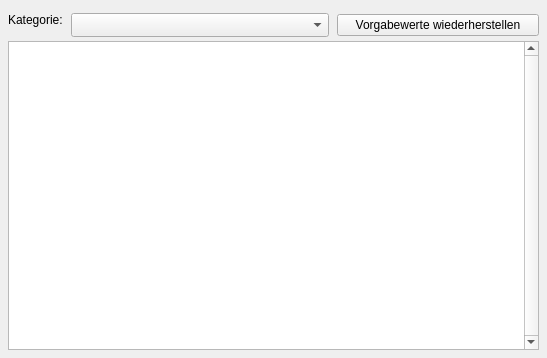
<?xml version="1.0" encoding="UTF-8"?>
<ui version="4.0">
  <class>SetupFrameDefaultValues</class>
  <widget class="QWidget" name="SetupFrameDefaultValues">
    <property name="geometry"><rect><x>0</x><y>0</y><width>547</width><height>358</height></rect></property>
    <property name="vclDesignWidth" stdset="0"><number>547</number></property>
    <property name="vclDesignHeight" stdset="0"><number>358</number></property>
    <layout class="QGridLayout" name="SetupFrameDefaultValues_Layout" columnstretch="0,0,1,0" rowstretch="0,1">
      <property name="leftMargin"><number>8</number></property>
      <property name="topMargin"><number>13</number></property>
      <property name="rightMargin"><number>8</number></property>
      <property name="bottomMargin"><number>8</number></property>
      <property name="horizontalSpacing"><number>8</number></property>
      <property name="verticalSpacing"><number>4</number></property>
      <item row="0" column="0">
        <widget class="QLabel" name="DefaultValueLabel">
          <property name="text"><string>Kategorie:</string></property>
          <property name="textFormat"><enum>Qt::PlainText</enum></property>
          <property name="alignment"><set>Qt::AlignLeft|Qt::AlignTop</set></property>
        </widget>
      </item>
      <item row="0" column="1" colspan="2">
        <widget class="QComboBox" name="DefaultValueComboBox">
          <property name="editable"><bool>false</bool></property>
          <property name="maxVisibleItems"><number>8</number></property>
          <property name="sizeAdjustPolicy"><enum>QComboBox::AdjustToMinimumContentsLengthWithIcon</enum></property>
          <property name="minimumContentsLength"><number>10</number></property>
        </widget>
      </item>
      <item row="0" column="3" alignment="Qt::AlignRight">
        <widget class="QPushButton" name="DefaultValueSpeedButton">
          <property name="text"><string>Vorgabewerte wiederherstellen</string></property>
          <property name="icon"><iconset resource="../../resources/dfend.qrc"><normaloff>:/glyphs/90dee0f3d0aa0e54.png</normaloff></iconset></property>
          <property name="autoDefault"><bool>false</bool></property>
          <property name="vclOnClick" stdset="0"><string notr="true">DefaultValueSpeedButtonClick</string></property>
          <property name="minimumSize"><size><width>202</width><height>0</height></size></property>
        </widget>
      </item>
      <item row="1" column="0" colspan="4">
        <widget class="QTextEdit" name="DefaultValueMemo">
          <property name="lineWrapMode"><enum>QTextEdit::NoWrap</enum></property>
          <property name="verticalScrollBarPolicy"><enum>Qt::ScrollBarAlwaysOn</enum></property>
          <property name="acceptRichText"><bool>false</bool></property>
          <property name="minimumSize"><size><width>0</width><height>0</height></size></property>
        </widget>
      </item>
      <item row="0" column="2">
        <spacer name="SetupFrameDefaultValues_Layout_HFill">
          <property name="orientation"><enum>Qt::Horizontal</enum></property>
          <property name="sizeHint" stdset="0"><size><width>0</width><height>0</height></size></property>
        </spacer>
      </item>
    </layout>
    <widget class="QMenu" name="DefaultValuePopupMenu">
      <property name="vclPopupMenu" stdset="0"><bool>true</bool></property>
      <addaction name="PopupThisValue" />
      <addaction name="PopupAllValues" />
    </widget>
    <action name="PopupThisValue">
      <property name="text"><string>Diese Kategorie</string></property>
    </action>
    <action name="PopupAllValues">
      <property name="text"><string>Alle Kategorien</string></property>
      <property name="tag" stdset="0"><number>1</number></property>
    </action>
  </widget>
  <tabstops>
    <tabstop>DefaultValueComboBox</tabstop>
    <tabstop>DefaultValueMemo</tabstop>
    <tabstop>DefaultValueSpeedButton</tabstop>
  </tabstops>
  <resources>
    <include location="../../resources/dfend.qrc" />
  </resources>
  <connections />
</ui>
